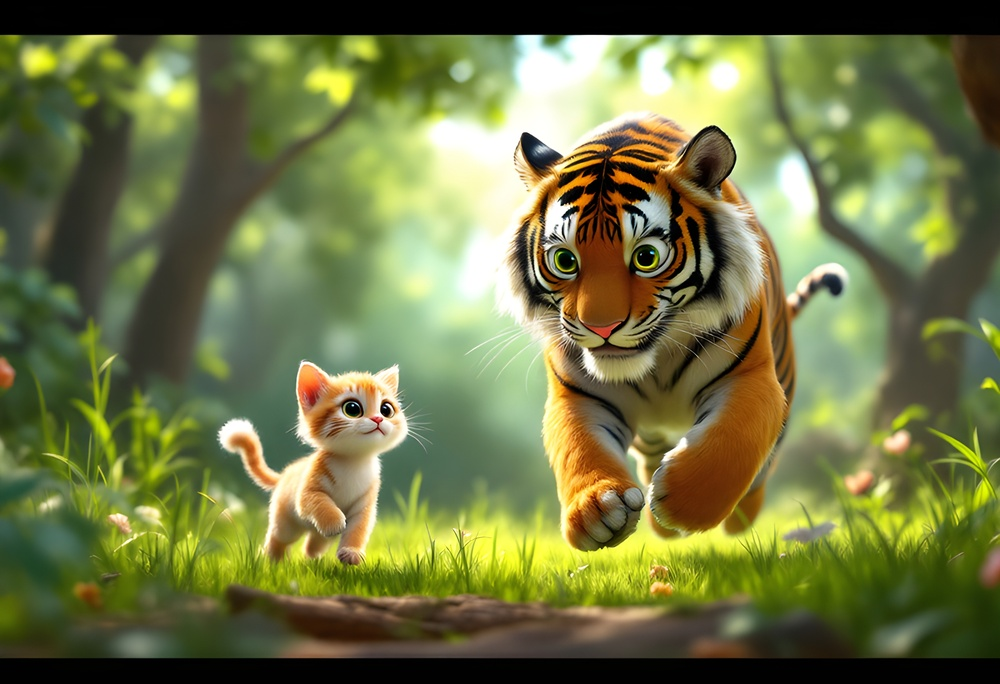
#> input picture Day - 02/ai image.jpeg, 1000 x 684 px, shrunk from 3200 x 2188 before the run, found by its file name
$ python convolution_operation.py
#> lines starting #> are read from the running program, lines starting #| are printed output that depends on the picture
import numpy as np
import cv2

image_path = "/Users/netrakc/Desktop/DLCV/Day - 02/ai image.jpeg"
image = cv2.imread(image_path, cv2.IMREAD_GRAYSCALE)
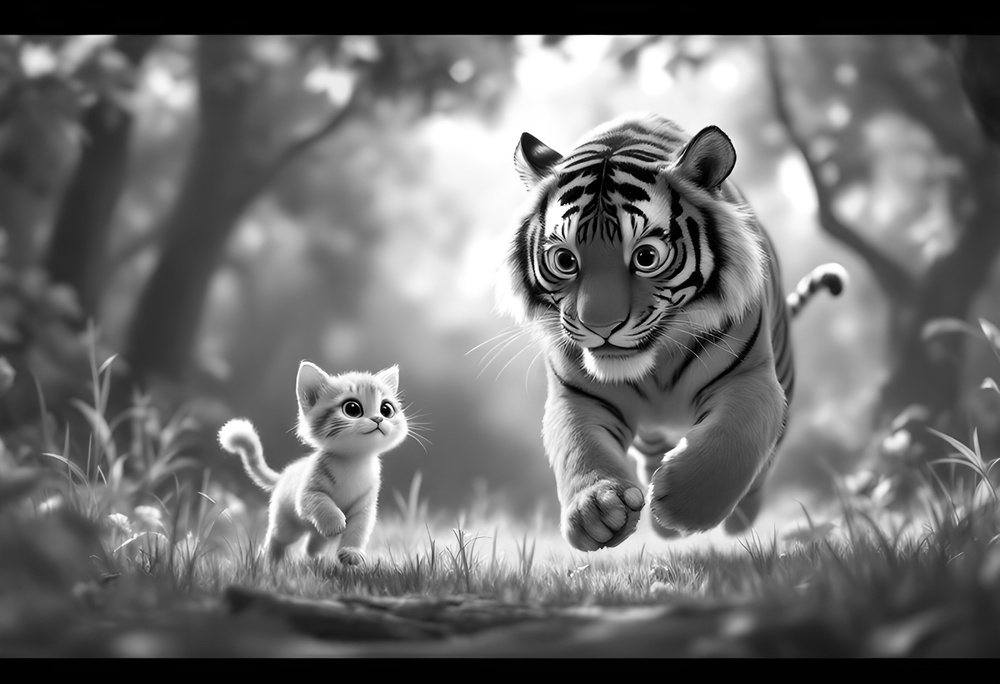
#> image: shape (684, 1000); min 0, max 255, mean 110.6

print("Displaying an image: ")
print(image)
#> (printed output is left out)

# Now, Implementing an sobel_vertical as kernel.
sobel_vertical = np.array([
    [-1, 0, 1],
    [-2, 0, 2],
    [-1, 0, 1]
])

print("sobel vertical: ")
print(sobel_vertical)

# Checking image shape.
print("Image shape: ")
print(image.shape)
#| (684, 1000)

# Fetching rows and columns.
rows, cols = image.shape
#> rows = 684; cols = 1000

#
k = sobel_vertical.shape[0]
print("Sobel Vertical: ")
print(k)

# Output matrix.
output_matrix = np.zeros((rows-k + 1, cols-k+1))
print("Output Matrix: \n", output_matrix)
#> (printed output is left out)

#
for i in range(1, rows-1):
    for j in range(1, cols-1):
        # Performing Convolutional Operation.
        region = image[i-1:i+2, j-1:j+2]
        output_matrix[i-1, j-1] = np.sum(region * sobel_vertical)
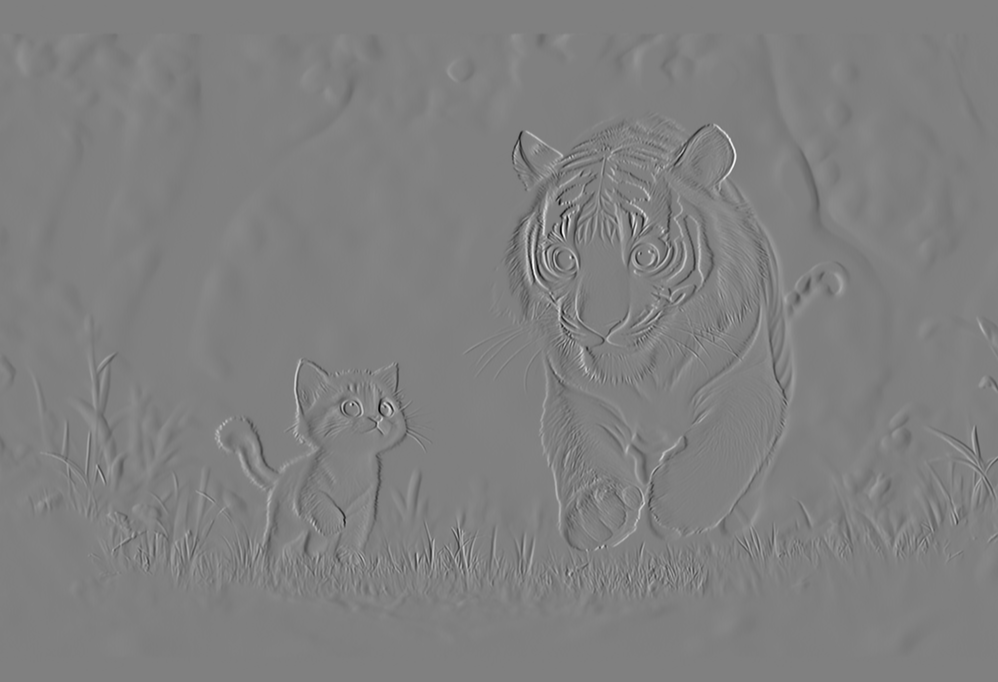
#> output_matrix: shape (682, 998) float64; min -1003, max 992, mean 0; drawn with min black and max white

print("Matrix After Convolutional Operation: ")
print(output_matrix)
#> (printed output is left out)
